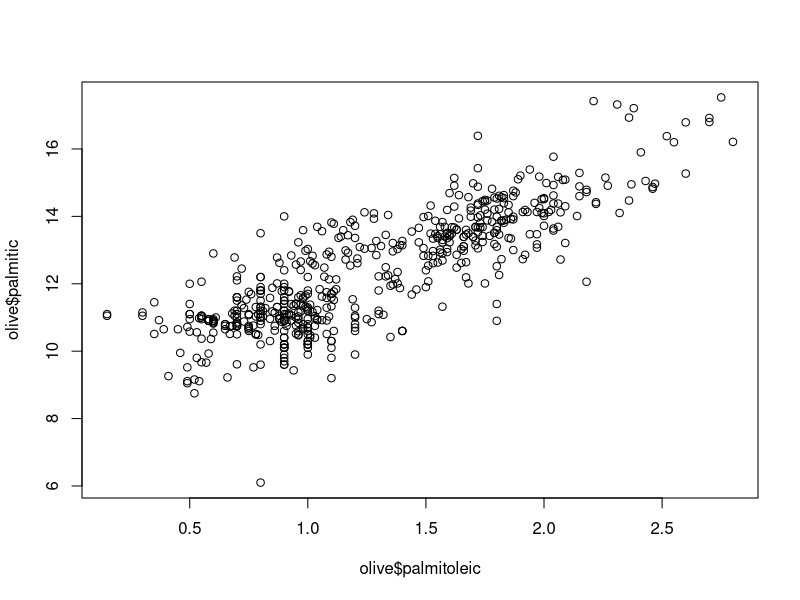
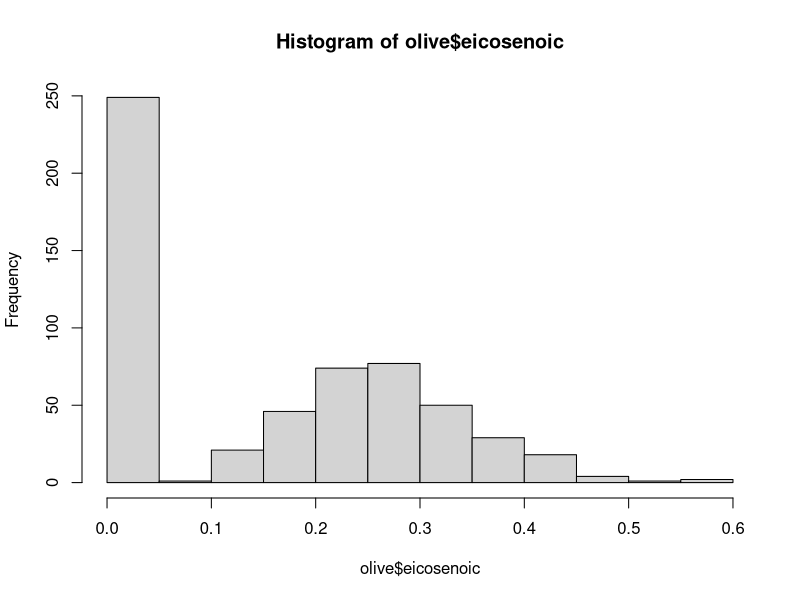
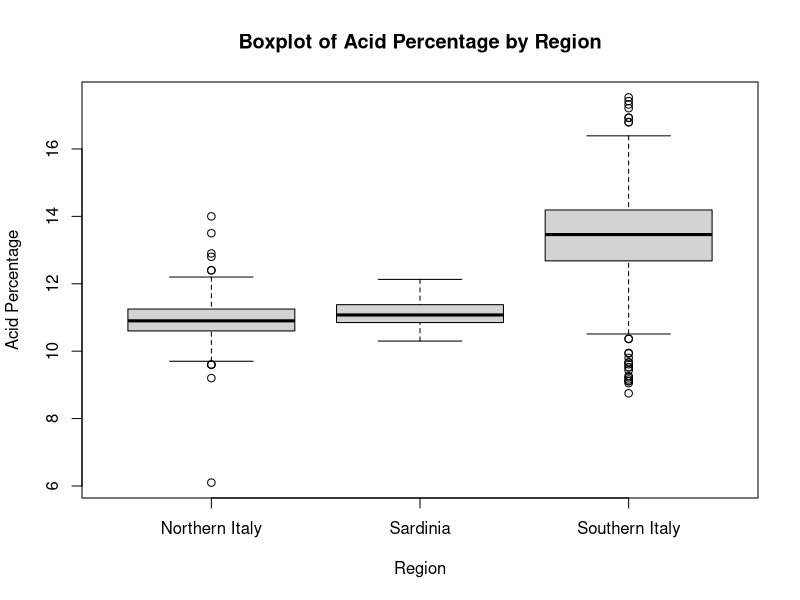

Here is the R script that generated these plots, in order:
# Section 3 Assessment 

# Use dslabs dataset heights
library(dslabs)
data(heights)
options(digits = 3)     # Report 3 sigfigs for all answers 
library(data.table)

# 1. First, determine the average height in this dataset. Then create a logical 
# vector `ind` with the indices for those individuals who are above average 
# height.
# How many individuals in the dataset are above average height?

# Set heights as a data.table object
heights <- setDT(heights)

# Get the average by accessing the height column of heights and taking mean
avg <- mean(heights$height)

# Store the number of rows in the heights datatable after the condition
# height >= avg is applied, and store that as the number of tall people
tall_people <- nrow(heights[height >= avg])

# Show answer
tall_people


# 2. How many individuals in the dataset are above average height 
# and are female?
tall_girls <- nrow(heights[height >= avg & sex == "Female"])
tall_girls

# 3. What proportion of individuals in the dataset are female?
num_girls <- nrow(heights[sex == "Female"])
num_boys <- nrow(heights[sex == "Male"])
prop <- num_girls / (num_boys + num_girls)
prop

# 4a. Determine the minimum height in the heights dataset
min <- min(heights$height)
min

# 4b. Find the index of the first individual with minimum height
min_ind <- match(min, heights$height)
min_ind 

# 4c. Find the sex of this individual
min_sex <- heights$sex[min_ind]
min_sex

# 5a. Determine the maximum height 
max <- max(heights$height)
max

# 5b. Which integer values are between the max and min heights?
x <- 50:82

# 5c. How many of the ints in x are not heights in the dataset? 
sum(!x %in% heights$height)

# 6. Create a dataset called heights2 which is equal to heights but with a 
# new column: height in cm 
heights2 <- copy(heights)
heights2[, ht_cm := height * 2.54]
heights2

# 6a. What is the height in cm of the 18th individual?
heights2$ht_cm[18]

# 6b. Mean height in cm?
avg_cm <- mean(heights2$ht_cm)
avg_cm

# 7a. How many females are in heights2?
sum(heights2$sex == "Female")

# 7b. What is the mean height of the females in cm? 
avg_cm_female <- mean(heights2$ht_cm[heights$sex == "Female"])
avg_cm_female

# 8. The olive dataset contains composition in percentage of 8 fatty acids 
# found in the lipid fraction of 572 olive oils 
data(olive)
head(olive)

# Plot the palmitic acid vs palmitoleic acid in a scatterplot. What 
# kind of relationship is there?
plot(olive$palmitoleic, olive$palmitic)
# Positive, linear

# 9. Create a histogram of the percentage of eicosenoic acid in olive
hist(olive$eicosenoic)
# True/false: most common value is below 0.05% (TRUE)

# 10. Make a boxplot of palmitic acid with seperate distributions for each region
# Create a boxplot using boxplot function
boxplot(palmitic ~ region, data = olive,
        xlab = "Region", ylab = "Acid Percentage",
        main = "Boxplot of Acid Percentage by Region")
